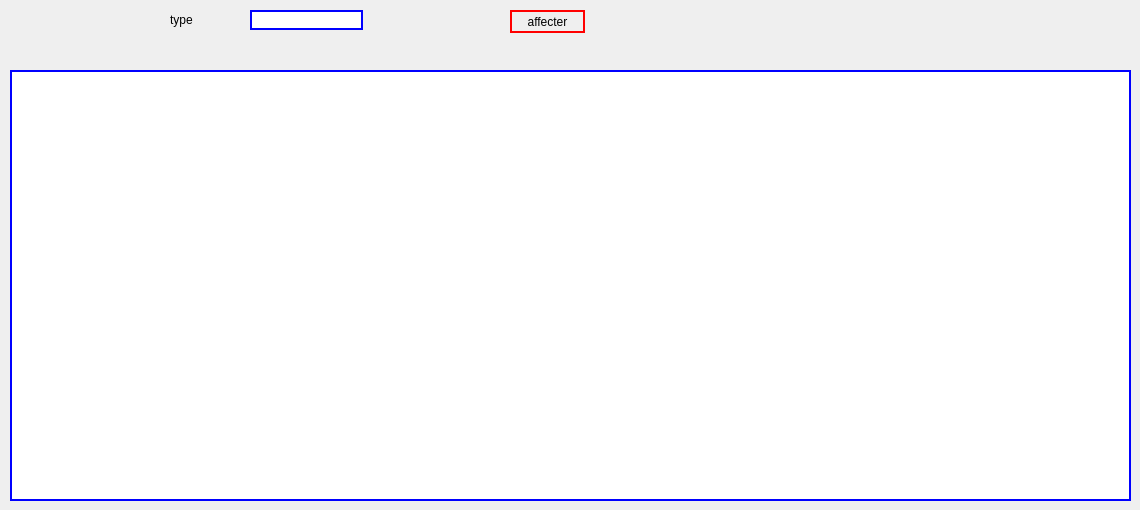
      <widget class="QWidget" name="tab_2">
       <attribute name="title">
        <string>affecter un artilce</string>
       </attribute>
       <widget class="QTableView" name="tabevenements_2">
        <property name="geometry">
         <rect>
          <x>10</x>
          <y>70</y>
          <width>1121</width>
          <height>431</height>
         </rect>
        </property>
        <property name="styleSheet">
         <string notr="true">border-width:2px;
border-style:solid;
border-color:blue;</string>
        </property>
       </widget>
       <widget class="QPushButton" name="pb_affecter">
        <property name="geometry">
         <rect>
          <x>510</x>
          <y>10</y>
          <width>75</width>
          <height>23</height>
         </rect>
        </property>
        <property name="styleSheet">
         <string notr="true">border-width:2px;
border-style:solid;
border-color:red;</string>
        </property>
        <property name="text">
         <string>affecter</string>
        </property>
       </widget>
       <widget class="QLineEdit" name="affecter_selon_type">
        <property name="geometry">
         <rect>
          <x>250</x>
          <y>10</y>
          <width>113</width>
          <height>20</height>
         </rect>
        </property>
        <property name="styleSheet">
         <string notr="true">border-width:2px;
border-style:solid;
border-color:blue;</string>
        </property>
       </widget>
       <widget class="QLabel" name="label_26">
        <property name="geometry">
         <rect>
          <x>170</x>
          <y>10</y>
          <width>76</width>
          <height>20</height>
         </rect>
        </property>
        <property name="text">
         <string>type</string>
        </property>
       </widget>
      </widget>
